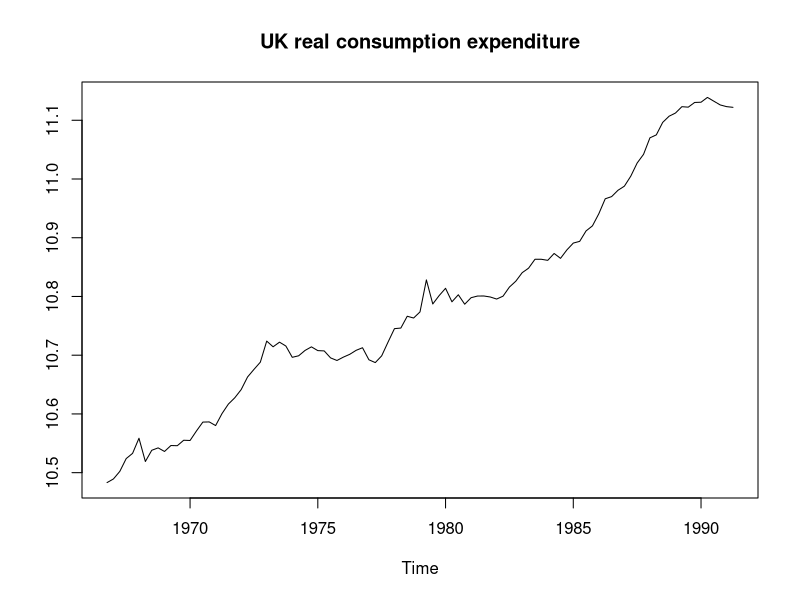
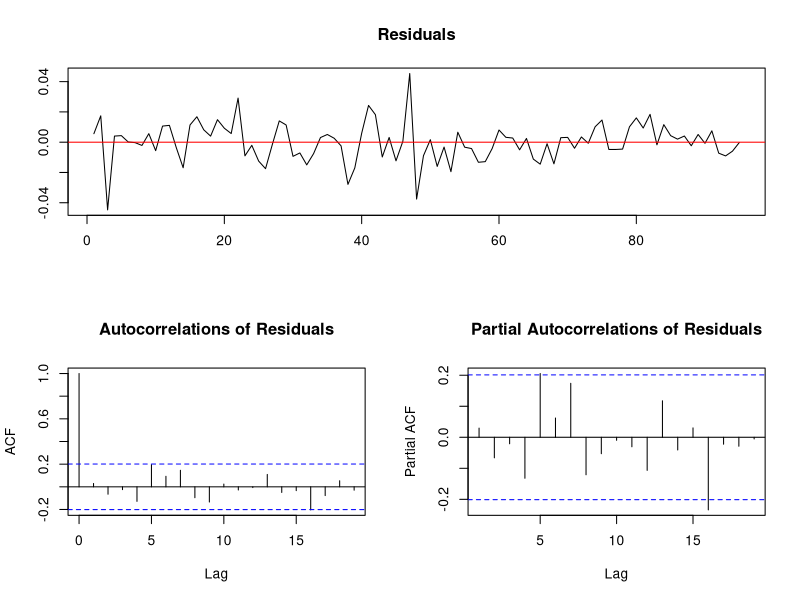
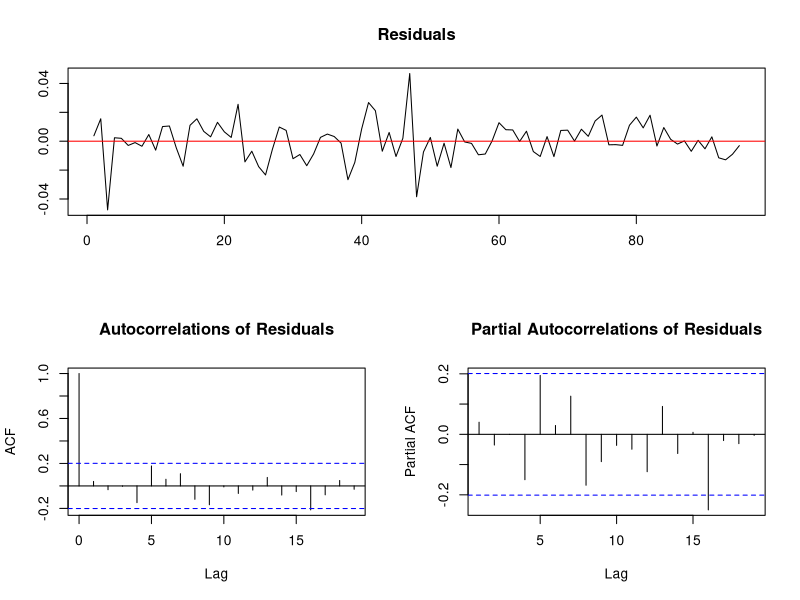

Here is the R script that generated these plots, in order: (Note: this script raises an error after producing the figures.)
# 7주차 강의 뒷부분..!

## Unit root test
# Augmented Dickey Fuller test
# UK 1966:Q4 ~ 1991:Q2
# seasonally adjusted real consumption expenditure in 1985 prices

rm(list = ls())
library(urca)
data(Raotbl3) # 영국의 소비자료!
attach(Raotbl3)
lc <- ts(lc, start = c(1966, 4), end = c(1991, 2), frequency = 4)
plot.ts(lc, lty = 1, ylab = '', main = 'UK real consumption expenditure')


# Regression with a constant + a trend
lc.ct <- ur.df(lc, lags = 3, type = 'trend') # trend included
# ur.df :: unit root test할때 쓰는 함수!
# lag : augmented dickey fuller test with trend term
summary(lc.ct)
# tau3 : z.lag.1의 estimator가 0인지 아닌지
plot(lc.ct)


# Regression with a constant
lc.co <- ur.df(lc, lags = 3, type = 'drift') # only constant included
# 1-(b) or 2-(b) form
summary(lc.co)
plot(lc.co)


# differencing series => stationary?? OOOO
lc2 <- diff(lc)
lc2.ct <- ur.df(lc2, type = 'trend', lags = 3)
summary(lc2.ct)


# KPSS test
library(urca)
ir <- na.omit(nporg[, 'bnd']) # 이자율
wg <- log(na.omit(nporg[, 'wg.n'])) # 로그임금

plot.ts(ir, lty=1, main='interest rate', ylab='', xlab='')
plot.ts(wg, lty=1, main='log of wage', ylab='', xlab='')

# intercept only
ir.kpss <- ur.kpss(ir, type = 'mu', use.lag = 8)

# linear trend
wg.kpss <- ur.kpss(wg, type = 'tau', use.lag = 8) #trend-stationary

summary(ir.kpss)
summary(wg.kpss)



# 두 개의 서로 독립인 random walk processes

y1 <- cumsum(rnorm(500))
y2 <- cumsum(rnorm(500))

c1 <- max(c(y1, y2))
c2 <- min(c(y1, y2))
plot.ts(y1, lty = 1, main = 'independent RWs', ylab = '', xlab = '', ylim = c(c1, c2))
lines(y2, lty = 2, col = 'red')

y3 <- 0.9*y1 + rnorm(500)
y4 <- 0.8*y1 + rnorm(500)
plot.ts(y3[1:100], lty = 1, main = 'cointegrated two RWs', ylab = '', xlab = '')
lines(y4[1:100], lty = 2, col = 'red')













